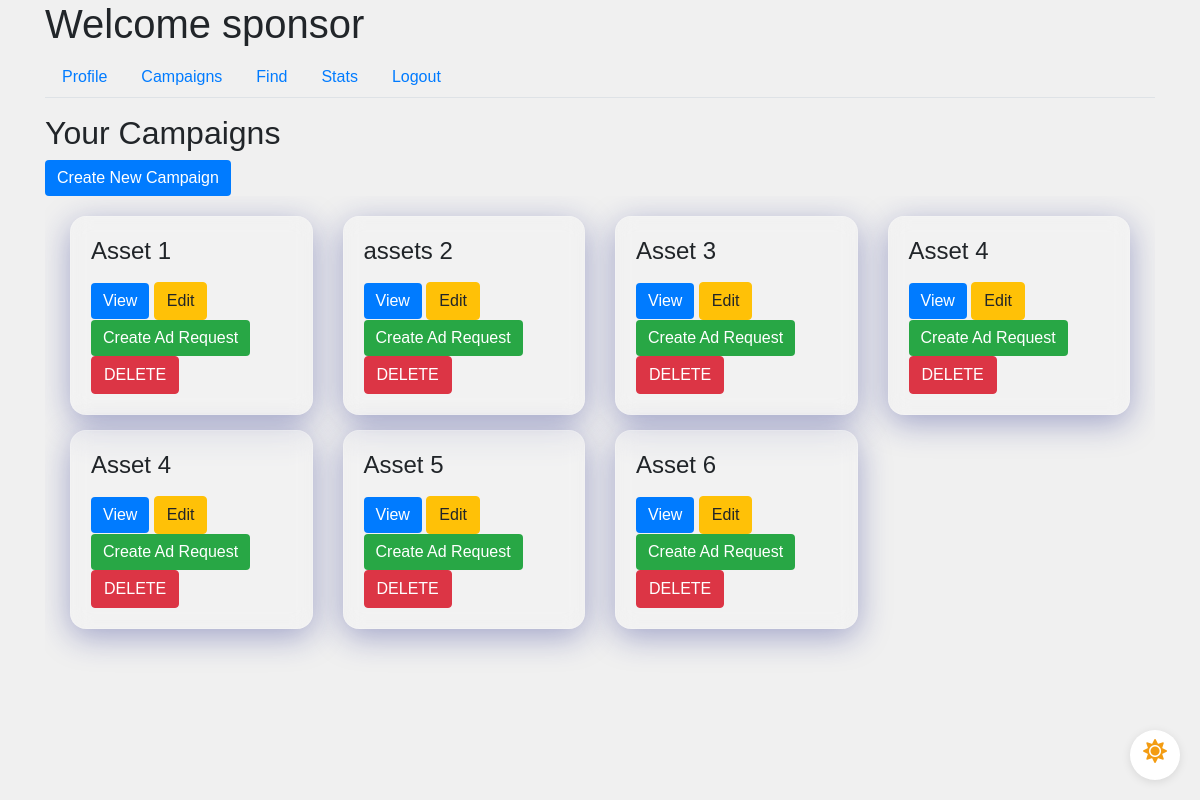
Page /sponsor/campaigns (signed in) on the earlier database version.
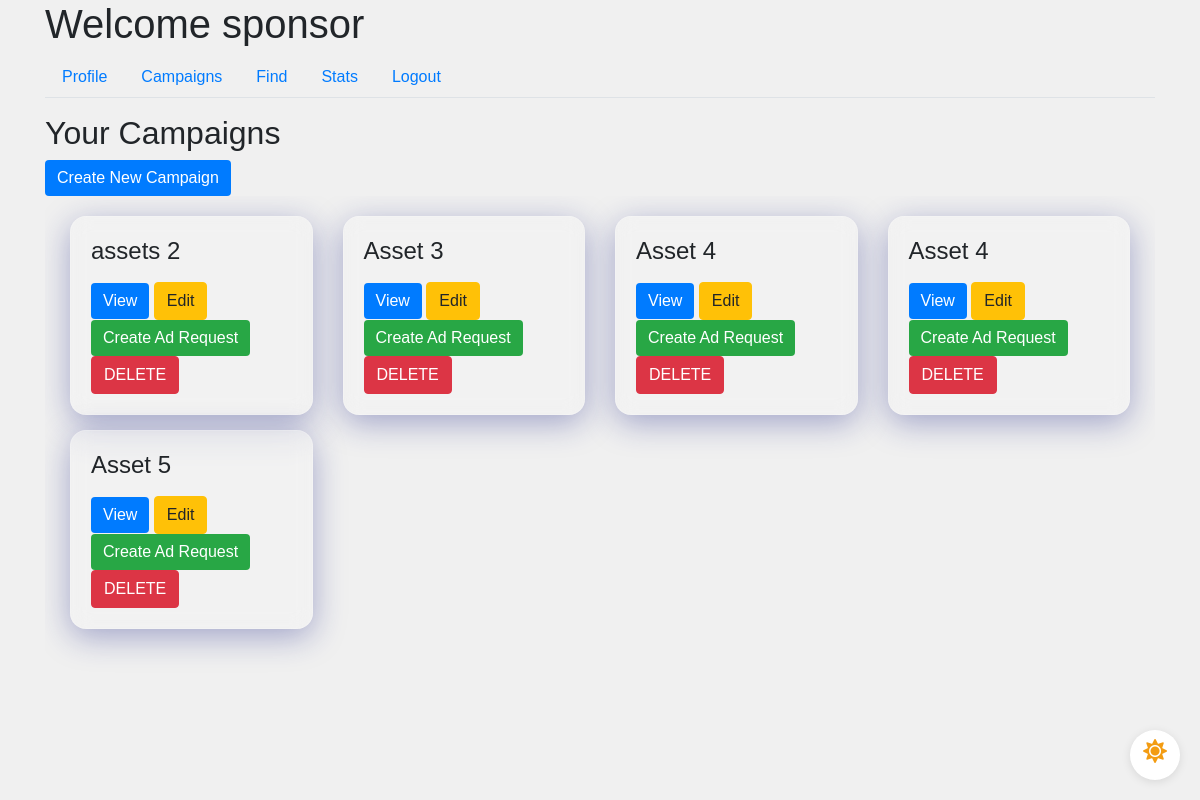
Same page on the later database version.
### app/models.py (models this page shows)
class Campaign(db.Model):
    id = db.Column(db.Integer, primary_key=True)
    name = db.Column(db.String(100), nullable=False)
    description = db.Column(db.Text, nullable=False)
    budget = db.Column(db.Float, nullable=False)
    visibility = db.Column(db.String(10), nullable=False)  # 'public', 'private'
    start_date = db.Column(db.Date, nullable=False)
    end_date = db.Column(db.Date, nullable=False)
    user_id = db.Column(db.Integer, db.ForeignKey('user.id'), nullable=False)
    ad_requests = db.relationship('AdRequest', backref='campaign', lazy=True)
    flag = db.Column(db.Boolean, default=False, nullable=False)  # Add flag column

### app/routes.py (the view)
@main.route('/sponsor/campaigns')
@login_required
def sponsor_campaigns():
    if current_user.role == 'sponsor':
        campaigns = Campaign.query.filter_by(user_id=current_user.id).all()
        return render_template('sponsor_campaigns.html', campaigns=campaigns)
    return redirect(url_for('main.dashboard'))

### app/models.py (called while the page is built)
@login_manager.user_loader
def load_user(user_id):
    return User.query.get(int(user_id))

### app/templates/sponsor_campaigns.html (shortened to what this page needs)
{% extends "sponsor_dashboard.html" %}
{% block tab_content %}
<h2>Your Campaigns</h2>
{% if current_user.flag == 0 %}
<a href="{{ url_for('main.new_campaign') }}" class="btn btn-primary">Create New Campaign</a>
{% endif %}
<div class="scrollable-container scrollable-container-custom-height sponsor-campaign-padding">
    <div class="row-container">
        {% for campaign in campaigns %}
        <div class="col-md-3">
            <div class="request-box card glassmorphism">
                <div class="card-body">
                    <h4 class="card-title">{{ campaign.name }}</h4>
                    <button class="btn btn-primary button-padding" data-toggle="modal" data-target="#campaignModal" data-id="{{ campaign.id }}">View</button>
                    {% if campaign.flag == 0 and current_user.flag == 0 %}
                        <a href="{{ url_for('main.edit_campaign', id=campaign.id) }}" class="btn btn-warning button-padding">Edit</a>
                        <a href="{{ url_for('main.new_ad_request', campaign_id=campaign.id) }}" class="btn btn-success button-padding">Create Ad Request</a>
                        <a href="{{ url_for('main.delete_campaign', id=campaign.id) }}" class="btn btn-danger button-padding">DELETE</a>
                    {% endif %}
                </div>
            </div>
        </div>
    {% endfor %}
    </div>
</div>
{% endblock %}

Differences in the rows shown:
removed Campaign: name "Asset 1"
removed Campaign: name "Asset 6"
